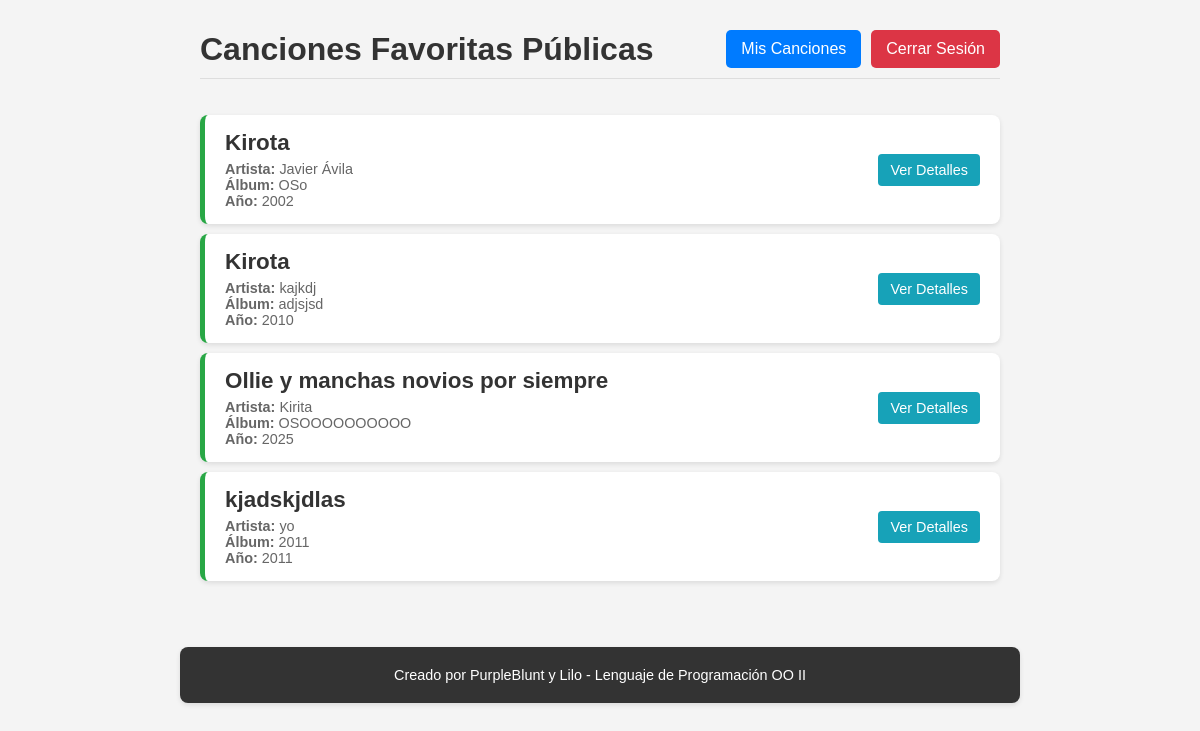
Page /canciones/publica/ (signed in) on the committed database.
### canciones/models.py (models this page shows, shortened)
class Cancion(models.Model):
    titulo = models.CharField(max_length=200, default="Sin título") # Cambiado de TextField a CharField, y max_length aumentado
    artista = models.CharField(max_length=100, blank=True, null=True) # Nuevo campo: Artista
    album = models.CharField(max_length=100, blank=True, null=True) # Nuevo campo: Álbum
    ano_lanzamiento = models.IntegerField(blank=True, null=True) # Nuevo campo: Año de lanzamiento
    es_favorita = models.BooleanField(default=False) # Cambiado de 'completado' a 'es_favorita'
    fecha_agregada = models.DateField(default=date.today) # Cambiado de 'fecha' a 'fecha_agregada'

### canciones/views.py (the view)
# urls.py: path("publica/", views.vista_publica_canciones, name="vista_publica_canciones"),
def vista_publica_canciones(request):
    canciones_favoritas_publicas = Cancion.objects.filter(es_favorita=True).distinct().order_by('titulo')
    context = {
        "canciones": canciones_favoritas_publicas,
        "is_authenticated": 'nombre_usuario' in request.session
    }
    return render(request, "canciones/vista_publica_canciones.html", context)

### canciones/templates/canciones/vista_publica_canciones.html (shortened to what this page needs)
<!DOCTYPE html>
<html lang="es">
<head>
</head>
<body>
    <div class="header">
        <h1>Canciones Favoritas Públicas</h1>
        <div class="actions">
            {% if is_authenticated %}
                <a href="{% url 'canciones:lista_canciones' name=request.session.nombre_usuario %}" class="login-button">Mis Canciones</a>
                <a href="{% url 'logout' %}" class="register-button" style="background-color: #dc3545;">Cerrar Sesión</a>
            {% else %}
                <a href="{% url 'login' %}" class="login-button">Iniciar Sesión</a>
                <a href="{% url 'register' %}" class="register-button">Registrarse</a>
            {% endif %}
        </div>
    </div>
    <ul class="song-list">
        {% if canciones %}
            {% for cancion in canciones %}
                <li class="song-item">
                    <div class="song-details">
                        <h2>{{ cancion.titulo }}</h2>
                        <p><strong>Artista:</strong> {{ cancion.artista|default:"Desconocido" }}</p>
                        <p><strong>Álbum:</strong> {{ cancion.album|default:"N/A" }}</p>
                        <p><strong>Año:</strong> {{ cancion.ano_lanzamiento|default:"N/A" }}</p>
                    </div>
                    <a href="{% url 'canciones:detalle_cancion_publico' cancion.id %}" class="view-details-button">Ver Detalles</a>
                </li>
            {% endfor %}
        {% else %}
            <p>No hay canciones marcadas como favoritas públicas aún.</p>
        {% endif %}
    </ul>
    <footer class="footer">
        <p>Creado por PurpleBlunt y Lilo - Lenguaje de Programación OO II</p>
    </footer>
</body>
</html>

### canciones/templates/canciones/vista_publica_canciones.html (style rules this page uses)
body { font-family: Arial, sans-serif; background-color: #f4f4f4; margin: 0; padding: 20px; display: flex; flex-direction: column; align-items: center; }
.header { width: 100%; max-width: 800px; display: flex; justify-content: space-between; align-items: center; margin-bottom: 20px; padding: 10px 0; border-bottom: 1px solid #ddd; }
h1 { color: #333; margin: 0; }
.actions { display: flex; gap: 10px; }
.login-button, .register-button { background-color: #007bff; color: white; padding: 10px 15px; border: none; border-radius: 5px; text-decoration: none; font-size: 1em; cursor: pointer; transition: background-color 0.3s ease; }
.song-list { list-style: none; padding: 0; width: 100%; max-width: 800px; }
.song-item { background-color: #fff; padding: 15px 20px; margin-bottom: 10px; border-radius: 8px; box-shadow: 0 2px 5px rgba(0, 0, 0, 0.1); display: flex; justify-content: space-between; align-items: center; border-left: 5px solid #28a745; }
.song-details { flex-grow: 1; text-align: left; margin-right: 15px; }
.song-details h2 { margin: 0 0 5px 0; color: #333; font-size: 1.4em; }
.song-details p { margin: 0; color: #666; font-size: 0.9em; }
.view-details-button { background-color: #17a2b8; color: white; padding: 8px 12px; border-radius: 4px; text-decoration: none; font-size: 0.9em; transition: background-color 0.3s ease; }
.footer { width: 100%; max-width: 800px; margin-top: 40px; padding: 20px; background-color: #333; color: white; text-align: center; border-radius: 8px; box-shadow: 0 2px 5px rgba(0, 0, 0, 0.1); font-size: 0.9em; }
.footer p { margin: 0; }

### rows in the picture
Cancion: titulo "Kirota", artista "Javier Ávila", album "OSo", ano_lanzamiento "2002"
Cancion: titulo "Kirota", artista "kajkdj", album "adjsjsd", ano_lanzamiento "2010"
Cancion: titulo "Ollie y manchas novios por siempre", artista "Kirita", album "OSOOOOOOOOOO", ano_lanzamiento "2025"
Cancion: titulo "kjadskjdlas", artista "yo", album "2011", ano_lanzamiento "2011"
